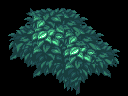

The image is a tile-based game level rendered from a .tmx file. Its description and complete source (layers, tilesets, objects, tile grids) follow:
An orthogonal 8x6 tile map with 16x16 px tiles, 1 tile layer (Tile Layer 1).

<map version="1.9" tiledversion="1.9.0" orientation="orthogonal" renderorder="right-down" width="8" height="6" tilewidth="16" tileheight="16" infinite="0" nextlayerid="2" nextobjectid="1">
 <tileset firstgid="1" source="BoosterForestTileset.tsx" />
 <layer id="1" name="Tile Layer 1" width="8" height="6">
  <data encoding="csv">
0,62,18,17,2147483664,0,0,0,
0,59,103,104,2147483793,2147483707,0,0,
144,145,60,61,103,2147483793,2147483707,0,
187,188,189,190,60,61,2147483793,2147483792,
0,231,232,188,189,2147483836,2147483880,2147483879,
0,0,0,231,233,2147483879,0,0
</data>
 </layer>
</map>
